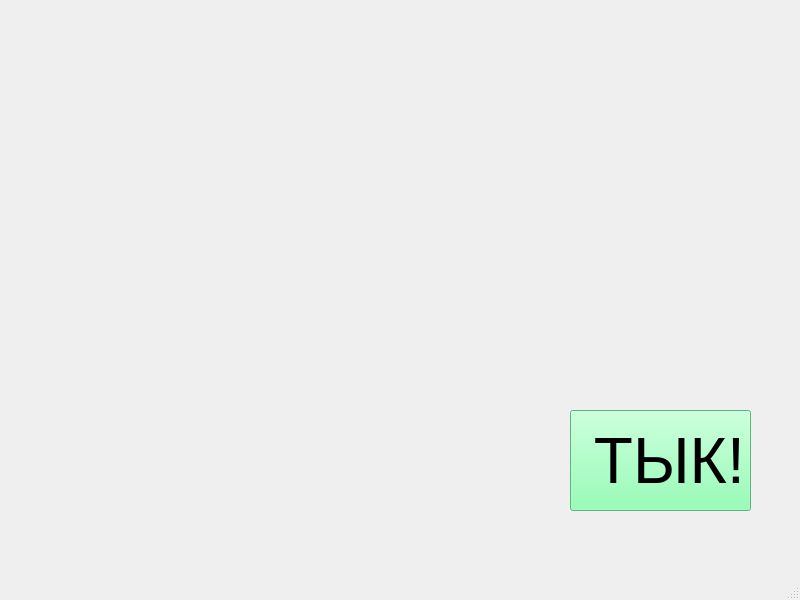
<?xml version="1.0" encoding="UTF-8"?>
<ui version="4.0">
 <class>MainWindow</class>
 <widget class="QMainWindow" name="MainWindow">
  <property name="geometry">
   <rect>
    <x>0</x>
    <y>0</y>
    <width>800</width>
    <height>600</height>
   </rect>
  </property>
  <property name="windowTitle">
   <string>MainWindow</string>
  </property>
  <widget class="QWidget" name="centralwidget">
   <widget class="QPushButton" name="pushButton">
    <property name="geometry">
     <rect>
      <x>570</x>
      <y>410</y>
      <width>181</width>
      <height>101</height>
     </rect>
    </property>
    <property name="font">
     <font>
      <pointsize>48</pointsize>
     </font>
    </property>
    <property name="styleSheet">
     <string notr="true">background-color: rgb(119, 255, 164);</string>
    </property>
    <property name="text">
     <string> ТЫК!</string>
    </property>
   </widget>
  </widget>
  <widget class="QMenuBar" name="menubar">
   <property name="geometry">
    <rect>
     <x>0</x>
     <y>0</y>
     <width>800</width>
     <height>21</height>
    </rect>
   </property>
  </widget>
  <widget class="QStatusBar" name="statusbar"/>
 </widget>
 <resources/>
 <connections/>
</ui>
